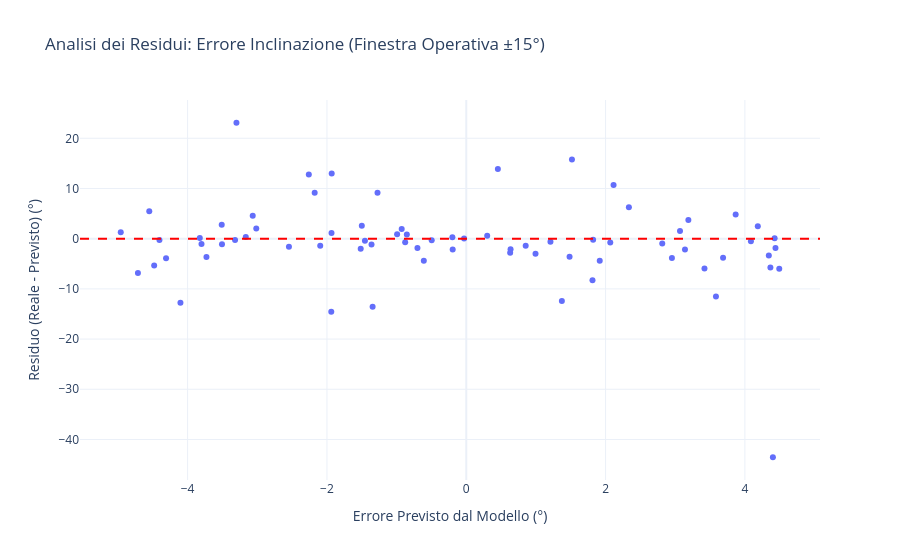

The code cell stored with this chart in its notebook:
### Code cell
#ANALISI RESIDUI INCLINAZIONE - SCATTER PLOT
prev_ang = prev_ang_stack 

tolleranza = 5
maschera = np.abs(prev_ang) <= tolleranza

reale_ang_filtrato = y2[maschera]
prev_ang_filtrato = prev_ang[maschera]

residui_ang = reale_ang_filtrato - prev_ang_filtrato

df_residui = pd.DataFrame({
    'Reale': reale_ang_filtrato,
    'Previsto': prev_ang_filtrato,
    'Residuo': residui_ang})

fig = px.scatter(
    df_residui, 
    x='Previsto', 
    y='Residuo',
    title='Analisi dei Residui: Errore Inclinazione (Finestra Operativa ±15°)',
    labels={
        'Previsto': 'Errore Previsto dal Modello (°)', 
        'Residuo': 'Residuo (Reale - Previsto) (°)'
    },
    template='plotly_white',
    hover_data=['Reale'])

fig.add_hline(y=0, line_dash="dash", line_color="red", line_width=2)
fig.show()

### Figure 1 — Plotly figure (JSON) as saved in the notebook; plotly's stock layout.template omitted (floating-point values rounded to 4 significant figures)
{"data": [{"customdata": [[-11.04], [-14.9], [-0.9], [-7.4], [17.3], [-6.45], [-16.5], [1.0], [-3.5], [-8.2], [-9.84], [7.87], [-0.73], [-2.5], [-2.13], [-11.57], [2.61], [8.6], [-0.1], [1.84], [-2.52], [-0.1], [0.92], [6.9], [-3.53], [-1.37], [1.6], [4.5], [-0.82], [-3.6], [-16.88], [10.51], [-1.6], [19.8], [-1.48], [7.0], [-4.59], [4.6], [6.64], [-2.0], [1.29], [-1.0], [-1.5], [0.1], [-2.56], [-2.17], [11.05], [-2.36], [0.98], [-39.14], [0.91], [-5.0], [0.0], [-4.65], [-2.82], [0.6], [3.56], [14.33], [-0.81], [1.1], [-3.71], [-1.85], [-0.53], [8.7], [-3.67], [-2.5], [-4.14], [1.0], [-4.85], [-7.91], [1.5], [0.0], [12.8]], "hovertemplate": "Errore Previsto dal Modello (°)=%{x}<br>Residuo (Reale - Previsto) (°)=%{y}<br>Reale=%{customdata[0]}<extra></extra>", "legendgroup": "", "marker": {"color": "#636efa", "symbol": "circle"}, "mode": "markers", "name": "", "orientation": "v", "showlegend": false, "type": "scatter", "x": [1.372, -1.345, 2.952, -3.73, 1.517, 1.812, -1.938, -0.9266, -2.096, -4.31, -4.48, -1.274, -3.511, 1.916, 1.483, -4.713, 4.439, 2.335, 3.687, 2.814, 3.42, -0.9928, -4.55, 3.189, -1.515, 4.366, 1.821, 4.427, -0.4961, -3.319, -4.103, -2.26, -0.8768, -3.299, 0.6362, -2.176, -3.507, 3.068, 4.185, 0.9943, 2.067, -3.014, 4.493, -0.1991, -0.7007, 0.6302, -1.932, -0.1949, 4.343, 4.402, 0.3006, -0.6093, -0.03133, -4.405, -3.165, 1.209, 4.086, 0.4536, -1.934, -1.499, -3.825, -1.455, 0.8532, 3.867, -4.96, -1.36, -2.545, 3.14, -3.801, 3.585, -3.065, -0.8531, 2.115], "xaxis": "x", "y": [-12.41, -13.56, -3.852, -3.67, 15.78, -8.262, -14.56, 1.927, -1.404, -3.89, -5.36, 9.144, 2.781, -4.416, -3.613, -6.857, -1.829, 6.265, -3.787, -0.9736, -5.94, 0.8928, 5.47, 3.711, -2.015, -5.736, -0.2214, 0.07324, -0.3239, -0.2812, -12.78, 12.77, -0.7232, 23.1, -2.116, 9.176, -1.083, 1.532, 2.455, -2.994, -0.7775, 2.014, -5.993, 0.2991, -1.859, -2.8, 12.98, -2.165, -3.363, -43.54, 0.6094, -4.391, 0.03133, -0.2455, 0.345, -0.6088, -0.5265, 13.88, 1.124, 2.599, 0.1152, -0.3954, -1.383, 4.833, 1.29, -1.14, -1.595, -2.14, -1.049, -11.49, 4.565, 0.8531, 10.69], "yaxis": "y"}], "layout": {"legend": {"tracegroupgap": 0}, "shapes": [{"line": {"color": "red", "dash": "dash", "width": 2}, "type": "line", "x0": 0, "x1": 1, "xref": "x domain", "y0": 0, "y1": 0, "yref": "y"}], "title": {"text": "Analisi dei Residui: Errore Inclinazione (Finestra Operativa ±15°)"}, "xaxis": {"anchor": "y", "domain": [0, 1], "title": {"text": "Errore Previsto dal Modello (°)"}}, "yaxis": {"anchor": "x", "domain": [0, 1], "title": {"text": "Residuo (Reale - Previsto) (°)"}}}}
